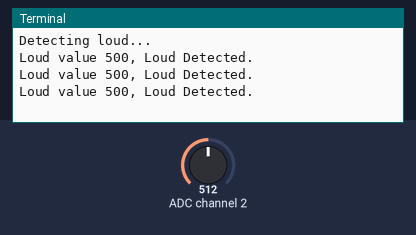
Bench run of a program on a simulated Raspberry Pi (BCM pin numbers) with a Grove Base HAT. Parts: the last lines printed to the terminal. The test bench sets the inputs (shaded band); at power-on: ADC channel 2 = 512 (analog values on the 0–1023 scale).

Above: at 1.2 s.
1.3 s: ADC channel 2 set to 716
At 1.9 s:
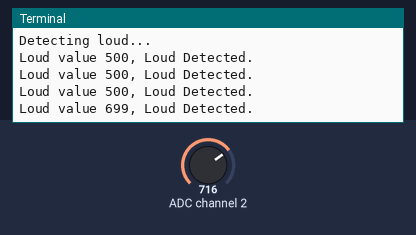
2.8 s: ADC channel 2 set to 900
At 3.4 s:
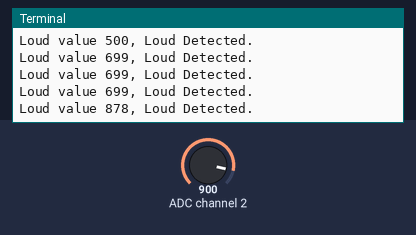
Timing chart, 0 to 5.8 s (numbered marks = the images above; inputs shaded):
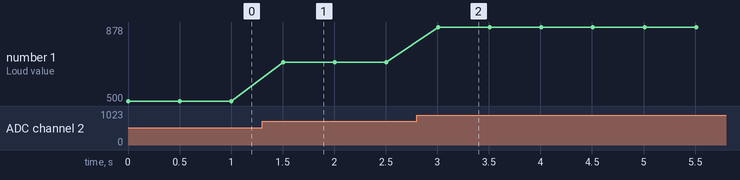

Measured:
- after the input at 1.3 s, the terminal: prints a new line after 0.20 s (image 1)
- after the input at 2.8 s, the terminal: prints a new line after 0.21 s (image 2)
- plotted number 1: 500 → 699 after the input at 1.3 s, 699 → 878 after the input at 2.8 s

The program:

loudness_sensor.py
```python
import time
from grove.grove_loudness_sensor import GroveLoudnessSensor

# connect to alalog pin 2(slot A2)
PIN = 2

sensor = GroveLoudnessSensor(PIN)

print('Detecting loud...')
while True:
    value = sensor.value
    if value > 10:
        print("Loud value {}, Loud Detected.".format(value))
        time.sleep(.5)
```
